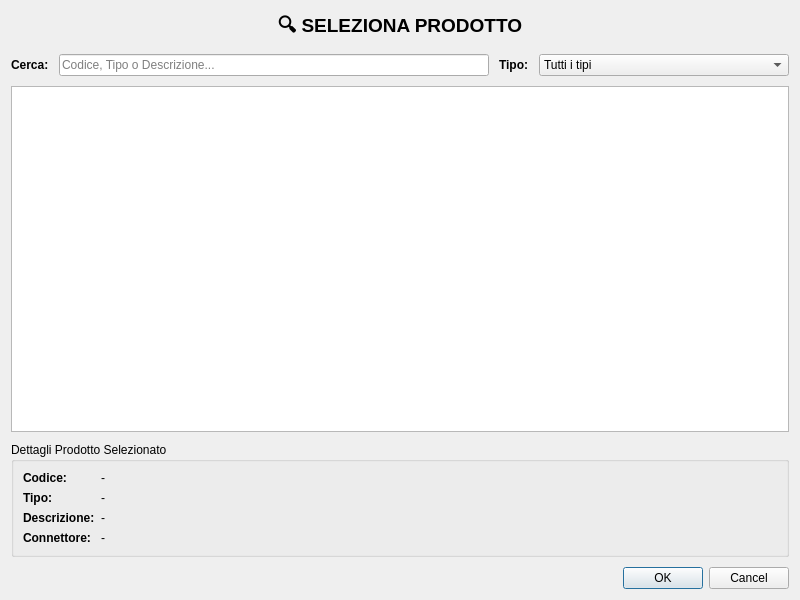
<?xml version="1.0" encoding="UTF-8"?>
<ui version="4.0">
    <class>ProductSelectionDialog</class>
    <widget class="QDialog" name="ProductSelectionDialog">
        <property name="geometry">
            <rect>
                <x>0</x>
                <y>0</y>
                <width>800</width>
                <height>600</height>
            </rect>
        </property>
        <property name="windowTitle">
            <string>Seleziona Prodotto</string>
        </property>
        <layout class="QVBoxLayout" name="verticalLayout">
            <property name="spacing">
                <number>10</number>
            </property>

            <!-- HEADER (SENZA COLORI) -->
            <item>
                <widget class="QLabel" name="labelHeader">
                    <property name="font">
                        <font>
                            <pointsize>14</pointsize>
                            <bold>true</bold>
                        </font>
                    </property>
                    <property name="text">
                        <string>🔍 SELEZIONA PRODOTTO</string>
                    </property>
                    <property name="alignment">
                        <set>Qt::AlignCenter</set>
                    </property>
                </widget>
            </item>

            <!-- TOOLBAR RICERCA -->
            <item>
                <layout class="QHBoxLayout" name="searchLayout">
                    <item>
                        <widget class="QLabel" name="labelSearch">
                            <property name="font">
                                <font>
                                    <bold>true</bold>
                                </font>
                            </property>
                            <property name="text">
                                <string>Cerca:</string>
                            </property>
                        </widget>
                    </item>
                    <item>
                        <widget class="QLineEdit" name="inputSearch">
                            <property name="placeholderText">
                                <string>Codice, Tipo o Descrizione...</string>
                            </property>
                        </widget>
                    </item>
                    <item>
                        <widget class="QLabel" name="labelFilterType">
                            <property name="font">
                                <font>
                                    <bold>true</bold>
                                </font>
                            </property>
                            <property name="text">
                                <string>Tipo:</string>
                            </property>
                        </widget>
                    </item>
                    <item>
                        <widget class="QComboBox" name="comboType">
                            <property name="minimumSize">
                                <size>
                                    <width>250</width>
                                    <height>0</height>
                                </size>
                            </property>
                            <property name="maximumSize">
                                <size>
                                    <width>350</width>
                                    <height>16777215</height>
                                </size>
                            </property>
                            <item>
                                <property name="text">
                                    <string>Tutti i tipi</string>
                                </property>
                            </item>
                        </widget>
                    </item>
                </layout>
            </item>

            <!-- TABELLA PRODOTTI -->
            <item>
                <widget class="QTableView" name="tableProducts">
                    <property name="alternatingRowColors">
                        <bool>true</bool>
                    </property>
                    <property name="selectionMode">
                        <enum>QAbstractItemView::SingleSelection</enum>
                    </property>
                    <property name="selectionBehavior">
                        <enum>QAbstractItemView::SelectRows</enum>
                    </property>
                    <property name="sortingEnabled">
                        <bool>true</bool>
                    </property>
                </widget>
            </item>

            <!-- INFO PRODOTTO SELEZIONATO -->
            <item>
                <widget class="QGroupBox" name="groupProductInfo">
                    <property name="title">
                        <string>Dettagli Prodotto Selezionato</string>
                    </property>
                    <layout class="QFormLayout" name="formLayout">
                        <item row="0" column="0">
                            <widget class="QLabel" name="labelCodeLabel">
                                <property name="font">
                                    <font>
                                        <bold>true</bold>
                                    </font>
                                </property>
                                <property name="text">
                                    <string>Codice:</string>
                                </property>
                            </widget>
                        </item>
                        <item row="0" column="1">
                            <widget class="QLabel" name="labelCode">
                                <property name="text">
                                    <string>-</string>
                                </property>
                            </widget>
                        </item>
                        <item row="1" column="0">
                            <widget class="QLabel" name="labelTypeLabel">
                                <property name="font">
                                    <font>
                                        <bold>true</bold>
                                    </font>
                                </property>
                                <property name="text">
                                    <string>Tipo:</string>
                                </property>
                            </widget>
                        </item>
                        <item row="1" column="1">
                            <widget class="QLabel" name="labelType">
                                <property name="text">
                                    <string>-</string>
                                </property>
                            </widget>
                        </item>
                        <item row="2" column="0">
                            <widget class="QLabel" name="labelDescLabel">
                                <property name="font">
                                    <font>
                                        <bold>true</bold>
                                    </font>
                                </property>
                                <property name="text">
                                    <string>Descrizione:</string>
                                </property>
                            </widget>
                        </item>
                        <item row="2" column="1">
                            <widget class="QLabel" name="labelDescription">
                                <property name="text">
                                    <string>-</string>
                                </property>
                                <property name="wordWrap">
                                    <bool>true</bool>
                                </property>
                            </widget>
                        </item>
                        <item row="3" column="0">
                            <widget class="QLabel" name="labelConnLabel">
                                <property name="font">
                                    <font>
                                        <bold>true</bold>
                                    </font>
                                </property>
                                <property name="text">
                                    <string>Connettore:</string>
                                </property>
                            </widget>
                        </item>
                        <item row="3" column="1">
                            <widget class="QLabel" name="labelConnector">
                                <property name="text">
                                    <string>-</string>
                                </property>
                            </widget>
                        </item>
                    </layout>
                </widget>
            </item>

            <!-- PULSANTI -->
            <item>
                <widget class="QDialogButtonBox" name="buttonBox">
                    <property name="standardButtons">
                        <set>QDialogButtonBox::Cancel|QDialogButtonBox::Ok</set>
                    </property>
                </widget>
            </item>
        </layout>
    </widget>
    <resources/>
    <connections>
        <connection>
            <sender>buttonBox</sender>
            <signal>accepted()</signal>
            <receiver>ProductSelectionDialog</receiver>
            <slot>accept()</slot>
        </connection>
        <connection>
            <sender>buttonBox</sender>
            <signal>rejected()</signal>
            <receiver>ProductSelectionDialog</receiver>
            <slot>reject()</slot>
        </connection>
    </connections>
</ui>
